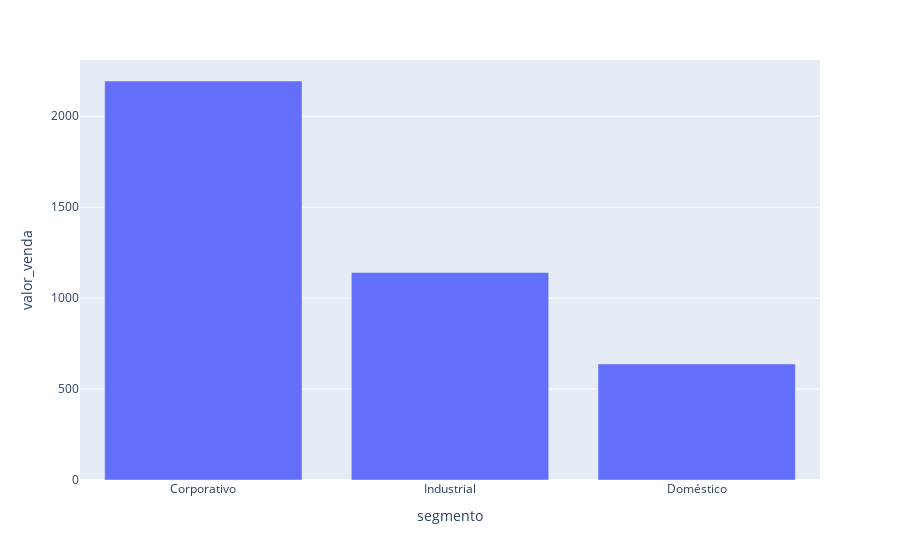

Here is the notebook cell this chart was saved with:
### Markdown cell above
## 4 - Qual a média de valor de venda por segmento?

### Code cell
aux = df3.groupby('segmento', as_index=False)['valor_venda'].mean().sort_values('valor_venda', ascending=False)
px.bar(x='segmento', y='valor_venda', data_frame=aux)

### Figure 1 — Plotly figure (JSON) as saved in the notebook; plotly's stock layout.template omitted (floating-point values rounded to 4 significant figures)
{"data": [{"alignmentgroup": "True", "hovertemplate": "segmento=%{x}<br>valor_venda=%{y}<extra></extra>", "legendgroup": "", "marker": {"color": "#636efa", "pattern": {"shape": ""}}, "name": "", "offsetgroup": "", "orientation": "v", "showlegend": false, "textposition": "auto", "type": "bar", "x": ["Corporativo", "Industrial", "Doméstico"], "xaxis": "x", "y": [2194.0, 1141.0, 638.5], "yaxis": "y"}], "layout": {"barmode": "relative", "legend": {"tracegroupgap": 0}, "margin": {"t": 60}, "xaxis": {"anchor": "y", "domain": [0, 1], "title": {"text": "segmento"}}, "yaxis": {"anchor": "x", "domain": [0, 1], "title": {"text": "valor_venda"}}}}
